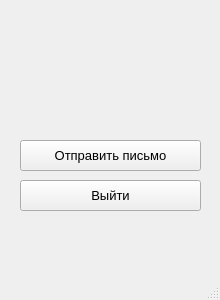
<?xml version="1.0" encoding="UTF-8"?>
<ui version="4.0">
 <class>Menu</class>
 <widget class="QMainWindow" name="Menu">
  <property name="geometry">
   <rect>
    <x>0</x>
    <y>0</y>
    <width>220</width>
    <height>300</height>
   </rect>
  </property>
  <property name="sizePolicy">
   <sizepolicy hsizetype="Preferred" vsizetype="Preferred">
    <horstretch>0</horstretch>
    <verstretch>0</verstretch>
   </sizepolicy>
  </property>
  <property name="minimumSize">
   <size>
    <width>220</width>
    <height>300</height>
   </size>
  </property>
  <property name="maximumSize">
   <size>
    <width>220</width>
    <height>300</height>
   </size>
  </property>
  <property name="font">
   <font>
    <italic>false</italic>
   </font>
  </property>
  <property name="cursor">
   <cursorShape>ArrowCursor</cursorShape>
  </property>
  <property name="windowTitle">
   <string>OurMail</string>
  </property>
  <property name="windowIcon">
   <iconset>
    <normaloff>Bezymyanny-2.ico</normaloff>Bezymyanny-2.ico</iconset>
  </property>
  <property name="autoFillBackground">
   <bool>false</bool>
  </property>
  <widget class="QWidget" name="centralwidget">
   <widget class="QPushButton" name="Send_email">
    <property name="geometry">
     <rect>
      <x>20</x>
      <y>140</y>
      <width>181</width>
      <height>31</height>
     </rect>
    </property>
    <property name="font">
     <font>
      <family>Segoe UI</family>
      <pointsize>10</pointsize>
     </font>
    </property>
    <property name="text">
     <string>Отправить письмо</string>
    </property>
   </widget>
   <widget class="QLabel" name="label_2">
    <property name="geometry">
     <rect>
      <x>10</x>
      <y>20</y>
      <width>201</width>
      <height>51</height>
     </rect>
    </property>
    <property name="text">
     <string/>
    </property>
    <property name="pixmap">
     <pixmap>../Безымянный-2.bmp</pixmap>
    </property>
    <property name="scaledContents">
     <bool>true</bool>
    </property>
    <property name="wordWrap">
     <bool>false</bool>
    </property>
   </widget>
   <widget class="QLabel" name="label_3">
    <property name="geometry">
     <rect>
      <x>0</x>
      <y>20</y>
      <width>211</width>
      <height>71</height>
     </rect>
    </property>
    <property name="text">
     <string/>
    </property>
    <property name="pixmap">
     <pixmap>logo1.svg</pixmap>
    </property>
    <property name="scaledContents">
     <bool>true</bool>
    </property>
    <property name="wordWrap">
     <bool>false</bool>
    </property>
   </widget>
   <widget class="QPushButton" name="Sign_out">
    <property name="geometry">
     <rect>
      <x>20</x>
      <y>180</y>
      <width>181</width>
      <height>31</height>
     </rect>
    </property>
    <property name="font">
     <font>
      <family>Segoe UI</family>
      <pointsize>10</pointsize>
     </font>
    </property>
    <property name="text">
     <string>Выйти</string>
    </property>
   </widget>
  </widget>
  <widget class="QStatusBar" name="statusbar"/>
 </widget>
 <resources/>
 <connections/>
 <designerdata>
  <property name="gridDeltaX">
   <number>10</number>
  </property>
  <property name="gridDeltaY">
   <number>10</number>
  </property>
  <property name="gridSnapX">
   <bool>true</bool>
  </property>
  <property name="gridSnapY">
   <bool>true</bool>
  </property>
  <property name="gridVisible">
   <bool>true</bool>
  </property>
 </designerdata>
</ui>
